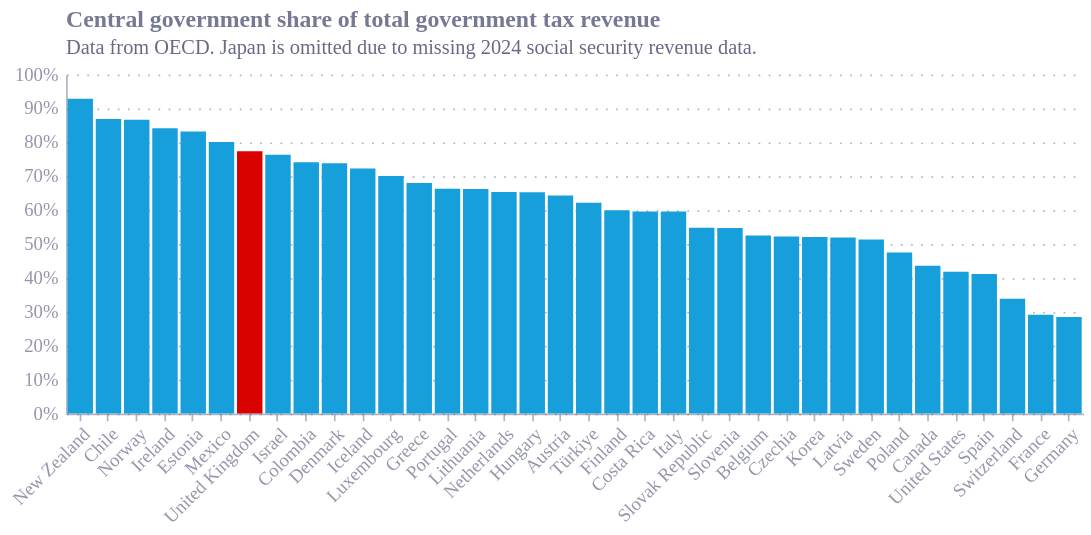

Express this chart as Vega-Lite.
### Vega-Lite specification from a JSON file in a GitHub repository (floating-point values rounded to 4 significant figures)
{"config": {"font": "Circular Std", "text": {"color": "#676A86", "align": "left", "baseline": "middle", "dx": 7, "dy": 0, "fontSize": 11}, "view": {"stroke": null, "continuousWidth": 400, "continuousHeight": 300, "discreteWidth": 400, "discreteHeight": 300}, "range": {"category": ["#36B7B4", "#E6224B", "#F4C245", "#0063AF", "#00A767", "#179FDB", "#EB5C2E"], "diverging": ["#E6224B", "#E54753", "#C9C9C9", "#179FDB", "#122B39"], "heatmap": ["#C9C9C9", "#179FDB", "#0063AF", "#122B39"], "ordinal": ["#00A767", "#36B7B4", "#179FDB", "#0063AF", "#243B5A"]}, "bar": {"color": "#179fdb"}, "line": {"color": "#e6224b"}, "rule": {"color": "#676A86"}, "area": {"opacity": 0.3}, "point": {"filled": true, "size": 80, "color": "#e6224b", "opacity": 0.95}, "geoshape": {"stroke": "white", "strokeWidth": 0.3}, "rect": {"fill": "#d6d4d4", "opacity": 0.3}, "axis": {"labelColor": "#676A86", "labelFontSize": 11, "labelFont": "Circular Std", "labelOpacity": 0.7, "tickColor": "#676A86", "tickOpacity": 0.5, "domainColor": "#676A86", "domainOpacity": 0.5, "gridColor": "#676A86", "gridDash": [2, 2], "gridOpacity": 0.5, "title": null, "titleColor": "#676A86", "titleOpacity": 0.8, "tickSize": 4}, "axisXDiscrete": {"grid": false, "labelAngle": 0, "tickCount": 10, "tickOpacity": 0.5, "title": null}, "axisYDiscrete": {"ticks": false, "labelPadding": 5}, "axisXTemporal": {"grid": false, "ticks": true}, "axisXQuantitative": {"grid": true}, "axisYQuantitative": {"gridColor": "#676A86", "gridDash": [1, 5], "gridOpacity": 0.5, "ticks": false, "labelPadding": 5, "tickCount": 8, "titleAngle": 0, "titleAlign": "left", "titleBaseline": "bottom", "titleX": 0, "titleY": -5}, "title": {"color": "#676A86E6", "subtitleColor": "#676A86", "font": "Circular Std", "subtitleFont": "Circular Std", "anchor": "start", "fontSize": 14, "subtitleFontSize": 12, "subtitlePadding": 4, "offset": 0, "frame": "group"}, "legend": {"titleColor": "#122b39", "title": null, "labelColor": "#122b39", "labelFontSize": 11}}, "data": {"name": "data-6f1e9f45fea787d7fa561efba28c99a4"}, "mark": {"type": "bar"}, "encoding": {"color": {"condition": {"test": "(datum.REF_AREA === 'GBR')", "value": "#d90000"}, "value": "#179fdb"}, "tooltip": [{"field": "Reference area", "title": "Country", "type": "nominal"}, {"field": "central_to_overall_ratio", "format": ".1%", "title": "Central Government Revenue Share", "type": "quantitative"}], "x": {"axis": {"labelAngle": -45}, "field": "Reference area", "sort": "-y", "type": "nominal"}, "y": {"axis": {"format": "%", "title": null}, "field": "central_to_overall_ratio", "type": "quantitative"}}, "height": 200, "title": {"text": "Central government share of total government tax revenue", "anchor": "start", "subtitle": "Data from OECD. Japan is omitted due to missing 2024 social security revenue data.", "subtitleFontSize": 12}, "width": 600, "$schema": "https://vega.github.io/schema/vega-lite/v6.4.1.json", "datasets": {"data-6f1e9f45fea787d7fa561efba28c99a4": [{"REF_AREA": "AUT", "Reference area": "Austria", "Central government": 137.8, "European institutions and bodies (EU accounts)": 0.549, "General government": 214.3, "Local government": 6.685, "Social security funds": 65.16, "State government": 4.119, "central_to_overall_ratio": 0.643, "central_to_overallno_SS_ratio": 0.9239}, {"REF_AREA": "BEL", "Reference area": "Belgium", "Central government": 137.4, "European institutions and bodies (EU accounts)": 1.799, "General government": 261.4, "Local government": 11.98, "Social security funds": 83.98, "State government": 26.22, "central_to_overall_ratio": 0.5257, "central_to_overallno_SS_ratio": 0.7745}, {"REF_AREA": "CAN", "Reference area": "Canada", "Central government": 467.4, "European institutions and bodies (EU accounts)": 0.0, "General government": 1072.0, "Local government": 87.77, "Social security funds": 112.1, "State government": 405.1, "central_to_overall_ratio": 0.4359, "central_to_overallno_SS_ratio": 0.4868}, {"REF_AREA": "CHE", "Reference area": "Switzerland", "Central government": 75.89, "European institutions and bodies (EU accounts)": 0.0, "General government": 224.0, "Local government": 35.45, "Social security funds": 55.04, "State government": 57.65, "central_to_overall_ratio": 0.3387, "central_to_overallno_SS_ratio": 0.4491}, {"REF_AREA": "CHL", "Reference area": "Chile", "Central government": 55460.0, "European institutions and bodies (EU accounts)": 0.0, "General government": 63820.0, "Local government": 5342.0, "Social security funds": 3020.0, "State government": 0.0, "central_to_overall_ratio": 0.869, "central_to_overallno_SS_ratio": 0.9121}, {"REF_AREA": "COL", "Reference area": "Colombia", "Central government": 251200.0, "European institutions and bodies (EU accounts)": 0.0, "General government": 338800.0, "Local government": 42940.0, "Social security funds": 28940.0, "State government": 15660.0, "central_to_overall_ratio": 0.7416, "central_to_overallno_SS_ratio": 0.8108}, {"REF_AREA": "CRI", "Reference area": "Costa Rica", "Central government": 7273.0, "European institutions and bodies (EU accounts)": 0.0, "General government": 12200.0, "Local government": 341.3, "Social security funds": 4586.0, "State government": 0.0, "central_to_overall_ratio": 0.5961, "central_to_overallno_SS_ratio": 0.9552}, {"REF_AREA": "CZE", "Reference area": "Czechia", "Central government": 1429.0, "European institutions and bodies (EU accounts)": 10.88, "General government": 2737.0, "Local government": 35.88, "Social security funds": 1261.0, "State government": 0.0, "central_to_overall_ratio": 0.5221, "central_to_overallno_SS_ratio": 0.9683}, {"REF_AREA": "DEU", "Reference area": "Germany", "Central government": 469.1, "European institutions and bodies (EU accounts)": 5.583, "General government": 1646.0, "Local government": 143.9, "Social security funds": 643.3, "State government": 384.1, "central_to_overall_ratio": 0.285, "central_to_overallno_SS_ratio": 0.4679}, {"REF_AREA": "DNK", "Reference area": "Denmark", "Central government": 976.4, "European institutions and bodies (EU accounts)": 3.695, "General government": 1322.0, "Local government": 341.7, "Social security funds": 0.505, "State government": 0.0, "central_to_overall_ratio": 0.7384, "central_to_overallno_SS_ratio": 0.7387}, {"REF_AREA": "ESP", "Reference area": "Spain", "Central government": 240.6, "European institutions and bodies (EU accounts)": 2.591, "General government": 584.8, "Local government": 43.8, "Social security funds": 198.6, "State government": 99.2, "central_to_overall_ratio": 0.4114, "central_to_overallno_SS_ratio": 0.623}, {"REF_AREA": "EST", "Reference area": "Estonia", "Central government": 11.69, "European institutions and bodies (EU accounts)": 0.04496, "General government": 14.04, "Local government": 0.07434, "Social security funds": 2.233, "State government": 0.0, "central_to_overall_ratio": 0.8324, "central_to_overallno_SS_ratio": 0.9899}, {"REF_AREA": "FIN", "Reference area": "Finland", "Central government": 69.91, "European institutions and bodies (EU accounts)": 0.183, "General government": 116.5, "Local government": 13.97, "Social security funds": 32.44, "State government": 0.0, "central_to_overall_ratio": 0.6001, "central_to_overallno_SS_ratio": 0.8316}, {"REF_AREA": "FRA", "Reference area": "France", "Central government": 370.0, "European institutions and bodies (EU accounts)": 2.6, "General government": 1269.0, "Local government": 183.9, "Social security funds": 712.5, "State government": 0.0, "central_to_overall_ratio": 0.2916, "central_to_overallno_SS_ratio": 0.6649}, {"REF_AREA": "GBR", "Reference area": "United Kingdom", "Central government": 758.5, "European institutions and bodies (EU accounts)": 0.0, "General government": 979.8, "Local government": 48.22, "Social security funds": 173.1, "State government": 0.0, "central_to_overall_ratio": 0.7742, "central_to_overallno_SS_ratio": 0.9402}, {"REF_AREA": "GRC", "Reference area": "Greece", "Central government": 64.39, "European institutions and bodies (EU accounts)": 0.358, "General government": 94.62, "Local government": 2.026, "Social security funds": 27.85, "State government": 0.0, "central_to_overall_ratio": 0.6805, "central_to_overallno_SS_ratio": 0.9643}, {"REF_AREA": "HUN", "Reference area": "Hungary", "Central government": 18280.0, "European institutions and bodies (EU accounts)": 92.87, "General government": 27980.0, "Local government": 1601.0, "Social security funds": 8009.0, "State government": 0.0, "central_to_overall_ratio": 0.6532, "central_to_overallno_SS_ratio": 0.9152}, {"REF_AREA": "IRL", "Reference area": "Ireland", "Central government": 102.8, "European institutions and bodies (EU accounts)": 0.5903, "General government": 122.1, "Local government": 1.872, "Social security funds": 16.88, "State government": 0.0, "central_to_overall_ratio": 0.8416, "central_to_overallno_SS_ratio": 0.9766}, {"REF_AREA": "ISL", "Reference area": "Iceland", "Central government": 1229.0, "European institutions and bodies (EU accounts)": 0.0, "General government": 1699.0, "Local government": 470.2, "Social security funds": 0.0, "State government": 0.0, "central_to_overall_ratio": 0.7232, "central_to_overallno_SS_ratio": 0.7232}, {"REF_AREA": "ISR", "Reference area": "Israel", "Central government": 471.0, "European institutions and bodies (EU accounts)": 0.0, "General government": 617.0, "Local government": 46.81, "Social security funds": 99.1, "State government": 0.0, "central_to_overall_ratio": 0.7635, "central_to_overallno_SS_ratio": 0.9096}, {"REF_AREA": "ITA", "Reference area": "Italy", "Central government": 560.5, "European institutions and bodies (EU accounts)": 2.99, "General government": 940.4, "Local government": 102.5, "Social security funds": 274.4, "State government": 0.0, "central_to_overall_ratio": 0.596, "central_to_overallno_SS_ratio": 0.8416}, {"REF_AREA": "KOR", "Reference area": "Korea", "Central government": 336500.0, "European institutions and bodies (EU accounts)": 0.0, "General government": 645800.0, "Local government": 114100.0, "Social security funds": 195200.0, "State government": 0.0, "central_to_overall_ratio": 0.5211, "central_to_overallno_SS_ratio": 0.7468}, {"REF_AREA": "LTU", "Reference area": "Lithuania", "Central government": 17.21, "European institutions and bodies (EU accounts)": 0.1199, "General government": 25.98, "Local government": 0.2747, "Social security funds": 8.369, "State government": 0.0, "central_to_overall_ratio": 0.6626, "central_to_overallno_SS_ratio": 0.9776}, {"REF_AREA": "LUX", "Reference area": "Luxembourg", "Central government": 25.03, "European institutions and bodies (EU accounts)": 0.01891, "General government": 35.73, "Local government": 1.704, "Social security funds": 8.972, "State government": 0.0, "central_to_overall_ratio": 0.7007, "central_to_overallno_SS_ratio": 0.9356}, {"REF_AREA": "LVA", "Reference area": "Latvia", "Central government": 7.317, "European institutions and bodies (EU accounts)": 0.06266, "General government": 14.09, "Local government": 2.424, "Social security funds": 4.283, "State government": 0.0, "central_to_overall_ratio": 0.5194, "central_to_overallno_SS_ratio": 0.7464}, {"REF_AREA": "MEX", "Reference area": "Mexico", "Central government": 4967.0, "European institutions and bodies (EU accounts)": 0.0, "General government": 6199.0, "Local government": 99.07, "Social security funds": 852.4, "State government": 281.0, "central_to_overall_ratio": 0.8012, "central_to_overallno_SS_ratio": 0.9289}, {"REF_AREA": "NLD", "Reference area": "Netherlands", "Central government": 282.8, "European institutions and bodies (EU accounts)": 3.822, "General government": 432.6, "Local government": 8.884, "Social security funds": 137.1, "State government": 0.0, "central_to_overall_ratio": 0.6538, "central_to_overallno_SS_ratio": 0.957}, {"REF_AREA": "NOR", "Reference area": "Norway", "Central government": 1810.0, "European institutions and bodies (EU accounts)": 0.0, "General government": 2089.0, "Local government": 278.8, "Social security funds": 0.0, "State government": 0.0, "central_to_overall_ratio": 0.8665, "central_to_overallno_SS_ratio": 0.8665}, {"REF_AREA": "NZL", "Reference area": "New Zealand", "Central government": 133.2, "European institutions and bodies (EU accounts)": 0.0, "General government": 143.4, "Local government": 10.27, "Social security funds": 0.0, "State government": 0.0, "central_to_overall_ratio": 0.9284, "central_to_overallno_SS_ratio": 0.9284}, {"REF_AREA": "POL", "Reference area": "Poland", "Central government": 634.3, "European institutions and bodies (EU accounts)": 6.656, "General government": 1334.0, "Local government": 177.8, "Social security funds": 515.4, "State government": 0.0, "central_to_overall_ratio": 0.4754, "central_to_overallno_SS_ratio": 0.7747}, {"REF_AREA": "PRT", "Reference area": "Portugal", "Central government": 67.45, "European institutions and bodies (EU accounts)": 0.329, "General government": 101.7, "Local government": 5.796, "Social security funds": 28.12, "State government": 0.0, "central_to_overall_ratio": 0.6633, "central_to_overallno_SS_ratio": 0.9168}, {"REF_AREA": "SVK", "Reference area": "Slovak Republic", "Central government": 25.53, "European institutions and bodies (EU accounts)": 0.1758, "General government": 46.57, "Local government": 0.9698, "Social security funds": 19.9, "State government": 0.0, "central_to_overall_ratio": 0.5482, "central_to_overallno_SS_ratio": 0.957}, {"REF_AREA": "SVN", "Reference area": "Slovenia", "Central government": 14.14, "European institutions and bodies (EU accounts)": 0.09212, "General government": 25.82, "Local government": 0.3204, "Social security funds": 11.26, "State government": 0.0, "central_to_overall_ratio": 0.5478, "central_to_overallno_SS_ratio": 0.9717}, {"REF_AREA": "SWE", "Reference area": "Sweden", "Central government": 1357.0, "European institutions and bodies (EU accounts)": 8.48, "General government": 2644.0, "Local government": 951.3, "Social security funds": 326.7, "State government": 0.0, "central_to_overall_ratio": 0.5133, "central_to_overallno_SS_ratio": 0.5857}, {"REF_AREA": "TUR", "Reference area": "Türkiye", "Central government": 6465.0, "European institutions and bodies (EU accounts)": 0.0, "General government": 10400.0, "Local government": 907.3, "Social security funds": 3027.0, "State government": 0.0, "central_to_overall_ratio": 0.6217, "central_to_overallno_SS_ratio": 0.8769}, {"REF_AREA": "USA", "Reference area": "United States", "Central government": 3131.0, "European institutions and bodies (EU accounts)": 0.0, "General government": 7481.0, "Local government": 1087.0, "Social security funds": 1747.0, "State government": 1516.0, "central_to_overall_ratio": 0.4185, "central_to_overallno_SS_ratio": 0.546}]}}
